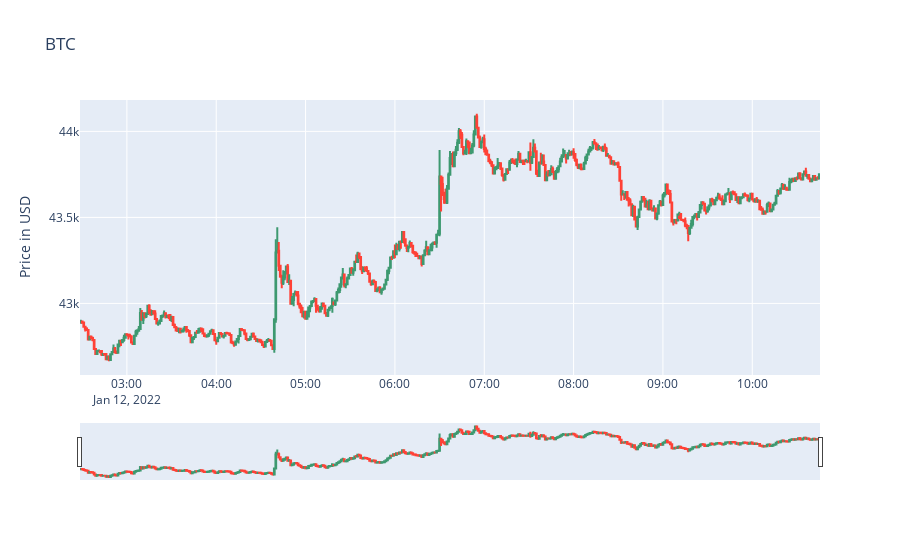

Here is the notebook cell this chart was saved with:
### Code cell
# Plot prices of crypto
trace = go.Candlestick(x = df.time, open = df.open, high = df.high, low = df.low, close = df.close)
data = [trace]
layout = {
    'title': f"{symbol}",
    'yaxis': {'title': 'Price in USD'},
}
fig = dict(data = data, layout = layout)
iplot(fig)

### Figure 1 — Plotly figure (JSON) as saved in the notebook; plotly's stock layout.template omitted (floating-point values rounded to 4 significant figures; data arrays with more than 128 entries replaced by an {"elided": "..."} marker saying what was removed)
{"data": [{"close": {"elided": "500 float values"}, "high": {"elided": "500 float values"}, "low": {"elided": "500 float values"}, "open": {"elided": "500 float values"}, "type": "candlestick", "x": {"elided": "500 str values"}}], "layout": {"autosize": true, "title": {"text": "BTC"}, "xaxis": {"autorange": true, "range": ["2022-01-12 02:28:30", "2022-01-12 10:45:30"], "rangeslider": {"autorange": true, "range": ["2022-01-12 02:28:30", "2022-01-12 10:45:30"], "yaxis": {"_template": null, "rangemode": "match"}}, "type": "date"}, "yaxis": {"autorange": true, "range": [42580.0, 44180.0], "title": {"text": "Price in USD"}}}}
